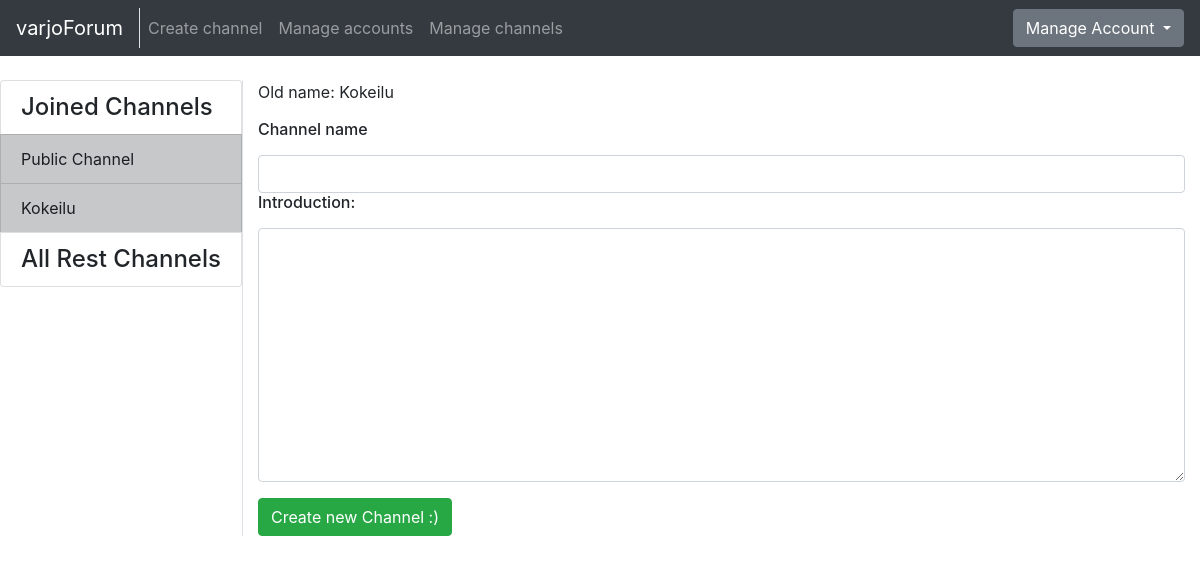
The app's page /channels/2/update/ (signed in), older data.
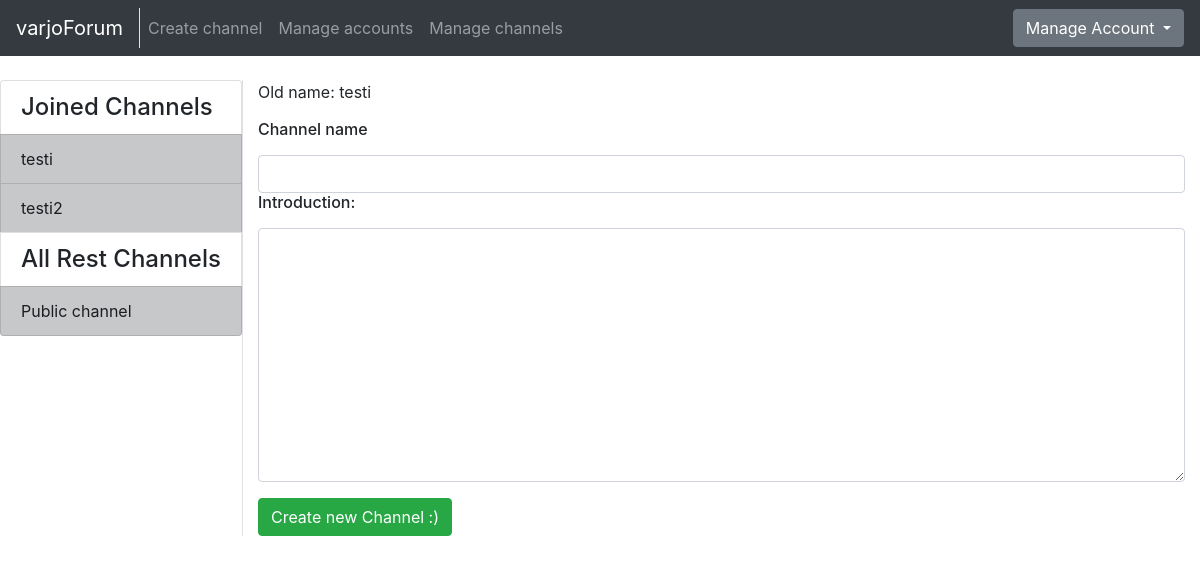
The same page, newer data.
### application/channels/models.py (models this page shows, shortened)
class Channel(Base):
    name = db.Column(db.String(144), nullable=False)
    introduction = db.Column(db.Text, nullable=False)
    messages = db.relationship("Message", backref='Channel', lazy=True)
    accounts = db.relationship('Account', secondary=accounts, lazy='subquery',
        backref=db.backref('channels', lazy=True))
    @staticmethod
    def get_my_channels(account_id):
        stmt = text("SELECT Channel.id, Channel.name"
                    " FROM Channel, Account, Accounts"
                    " WHERE Channel.id = Accounts.channel_id"
                    " AND Account.id = Accounts.account_id"
                    " AND Account.id = :account_id").params(account_id=account_id)
        res = db.engine.execute(stmt)
        response = []
        for row in res:
            response.append({"channel_id":row[0], "channel_name":row[1]})
        return response
    @staticmethod
    def get_channels_where_not_in(account_id):
        stmt = text("SELECT channel.id, channel.name"
                    " FROM Channel"
                    " WHERE Channel.id NOT IN ("
                        " SELECT Channel.id"
                            " FROM Channel, Account, Accounts"
                            " WHERE Channel.id = Accounts.channel_id"
                            " AND Account.id = Accounts.account_id"
                            " AND Account.id = :account_id"
                    " )").params(account_id=account_id)
        res = db.engine.execute(stmt)
        response = []
        for row in res:
            response.append({"id":row[0], "name":row[1]})
        return response

### application/channels/views.py (the view)
@app.route("/channels/<channel_id>/update/", methods=["GET"])
@login_required
def channel_change(channel_id):
    return render_template("channels/update.html", channel = Channel.query.get(channel_id),
        channelform = ChannelForm(), my_channels=Channel.get_my_channels(current_user.id),
        all_channels=Channel.get_channels_where_not_in(current_user.id))

### application/channels/forms.py
class ChannelForm(FlaskForm):
  name = TextField("Channel name", [validators.Length(min=2)])
  introduction = TextAreaField("Introduction", [validators.Length(min=2)])
  class Meta:
    csrf = False

### application/__init__.py (called while the page is built)
@login_manager.user_loader
def load_user(account_id):
  return Account.query.get(account_id)

### application/templates/channels/update.html (shortened to what this page needs)
{% extends "layout.html" %}
{% block body %}
<p>Old name: {{ channel.name }}</p>
<form method="POST" action="{{ url_for('channel_update', channel_id=channel.id) }}" name="channelform">
  <div class="form-group">
    <h6>{{ channelform.name.label }}</h6>
    {{ channelform.name(class="form-control") }}
    <h6 >{{ channelform.introduction.label }}:</h6>
    {{ channelform.introduction(class="form-control", rows=10) }}
  </div>
  <button type="submit" class="btn btn-success" >Create new Channel :)</button>
  </form>
{% endblock %}

### application/templates/layout.html (shortened to what this page needs)
<!DOCTYPE html>
  <html>
    <head>
      <link rel="stylesheet" href="https://maxcdn.bootstrapcdn.com/bootstrap/4.0.0/css/bootstrap.min.css">
    </head>
    <body>
      <nav class="navbar navbar-expand-md navbar-dark bg-dark mb-4">
        <div class="border-right">
          <a class="navbar-brand" href="{{ url_for('index') }}">varjoForum</a>
        </div>
        <div class="collapse navbar-collapse" id="navbarCollapse">
          <ul class="navbar-nav mr-auto">
            {% if current_user.is_authenticated %}
              <li class="nav-item">
                <a class="nav-link" href="{{ url_for('channel_form') }}">Create channel</a>
              </li>
            {% endif %}
            {% if current_user.admin == True %}
              <li class="nav-item">
                <a class="nav-link" href="{{ url_for('account_list') }}">Manage accounts</a>
              </li>
              <li class="nav-item">
                <a href="{{ url_for('channel_manager') }}" class="nav-link">Manage channels</a>
              </li>
            {% endif %}
          </ul>
            <div class="btn-group">
              <button type="button" class="btn btn-secondary dropdown-toggle" data-toggle="dropdown" aria-haspopup="true" aria-expanded="false">
                {% if current_user.is_authenticated %}
                  Manage Account
                {% else %}
                  Login
                {% endif %}
              </button>
            </div>
        </div>
      </nav>
      <div class="container-fluid" >
        <div class="row">
            <div class="border-right">
              <div class="col-sx" >
                <div style="float: left">
                  <div class="list-group">
                  {% if current_user.is_authenticated %}
                    {% if my_channels %}
                    <h4 class="list-group-item">Joined Channels</h4>
                    {% endif %}
                    {% for my_channel in my_channels %}
                        <a href="{{ url_for('one_channel_index', channel_id=my_channel.channel_id, sort='first') }}"
                            class="list-group-item list-group-item-action list-group-item-dark">
                        {{ my_channel.channel_name }}
                        </a>
                    {% endfor %}
                    <h4 class="list-group-item">All Rest Channels</h4>
                {% else %}
                {% if all_channels %}
                <h4 class="list-group-item">All Channels</h4>
                {% endif %}
                {% endif %}
                {% for channel in all_channels %}
                <a href="{{ url_for('one_channel_index', channel_id=channel.id, sort='first') }}"
                    class="list-group-item list-group-item-action list-group-item-dark">
                  {{ channel.name }}
                </a>
                {% endfor %}
              </div>
              </div>
              </div>
          </div>
          <div class="col">
            {% block body %}{% endblock %}
          </div>
        </div>
    </body>
  </html>

Row changes from the older to the newer data that the page shows:
removed Channel: channel_name "Kokeilu", name "Kokeilu", shown under "Joined Channels"
added Channel: channel_name "testi", name "testi", shown under "Joined Channels"
added Channel: channel_name "testi2", shown under "Joined Channels"
changed Channel: moves from the list under "Joined Channels" to the list under "All Rest Channels"
